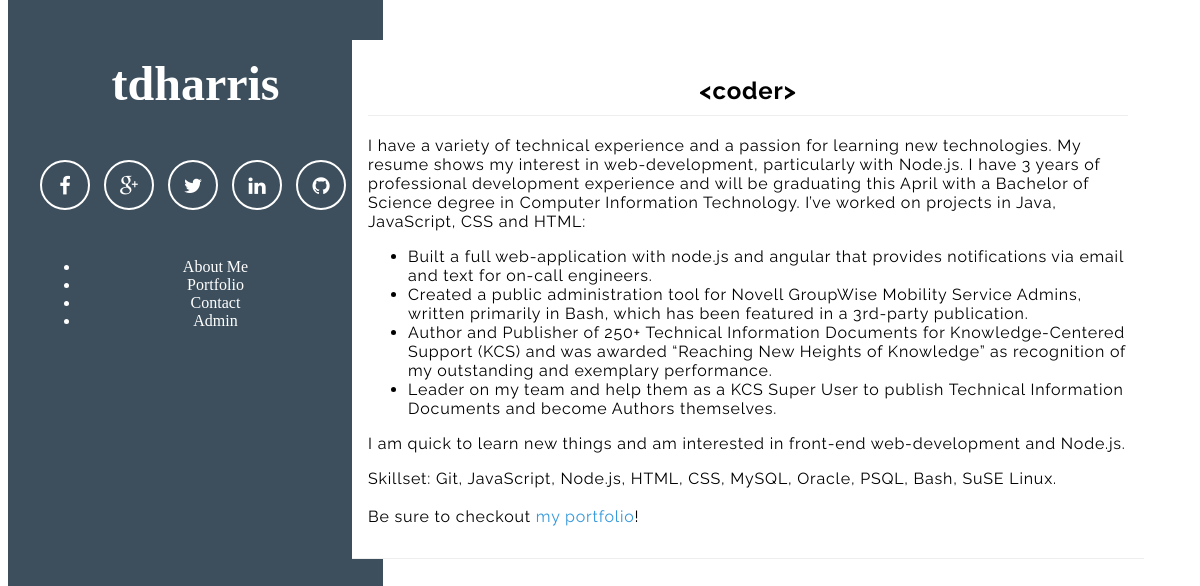
Screenshot of /?action=q&url=coder with the database file from the repository.
### tables this page shows
CREATE TABLE nav (
	navID		INT				NOT NULL	AUTO_INCREMENT,
	name      	VARCHAR(255)	NOT NULL,
	href		VARCHAR(255)				DEFAULT NULL,
	PRIMARY KEY (navID),
	UNIQUE INDEX name (name)
);

CREATE TABLE about (
	aboutID				INT				NOT NULL	AUTO_INCREMENT,
	resumeURL			VARCHAR(255)	NOT NULL,
	email				VARCHAR(255)	NOT NULL,
	phone				VARCHAR(255)	NOT NULL,
	coderBrief  		LONGTEXT		NOT NULL,
	musicianBrief  		LONGTEXT		NOT NULL,
	musicPic			VARCHAR(255)				DEFAULT NULL,
	skillset 			VARCHAR(255)	NOT NULL,
	facebookURL			VARCHAR(255)				DEFAULT NULL,
	twitterURL 			VARCHAR(255)				DEFAULT NULL,
	linkedinURL 		VARCHAR(255)				DEFAULT NULL,
	githubURL 			VARCHAR(255)				DEFAULT NULL,
	PRIMARY KEY (aboutID)
);

### lib/models/db.php (called while the page is built, shortened)
<?php
    class Database {
        private $host = "showcase.tdharris.net";
        private $user = "tdharris_admin";
        private $pass = "mylittlesecret";
        private $dbname = "tdharris_showcase";
        public $db;
        private function Connect() {
            $dsn = 'mysql:host=' . $this -> host . ';dbname=' . $this-> dbname . ';charset=utf8';
            $options = array(PDO::ATTR_PERSISTENT => true, PDO::ATTR_ERRMODE => PDO::ERRMODE_EXCEPTION, PDO::MYSQL_ATTR_INIT_COMMAND => "SET NAMES utf8");
            try {
                $this -> db = new PDO($dsn, $this -> user, $this -> pass, $options);
                $this -> isConnected = true;
            } catch (PDOException $e) {
                $error_message = $e->getMessage();
                http_response_code(500);
                header('Content-Type: application/json; charset=UTF-8');
                echo json_encode($error_message);
                exit;
            }
        }
        public function query($sql, $params = null, $fetchmode = PDO::FETCH_CLASS) {
             try {
                $this->stmt = $this->db->prepare($sql);
                $this->stmt->execute();
                $statement = strtolower(explode(" ", $sql)[0]);
                if ($statement === 'select' || $statement === 'show') {
                    return $this->stmt->fetchAll($fetchmode);
                }
                elseif ( $statement === 'insert' ||  $statement === 'update' || $statement === 'delete' ) {
                    return $this->stmt->rowCount();
                }
                else {
                    return NULL;
                }
            } catch(PDOException $e) {
                $error_message = $e->getMessage();
                http_response_code(500);
                header('Content-Type: application/json; charset=UTF-8');
                echo json_encode($error_message);
                exit;
            }
        }
        public function getNav() {
            return $this->query("SELECT * FROM nav;");
        }
        public function getAboutMe() {
            return $this->query("SELECT * FROM about LIMIT 1;")[0];
        }
    }
    $db = new Database;
?>

### index.php (called while the page is built, shortened)
<?php
    include 'lib/controllers/navbar.php';
    include 'lib/controllers/handleUrl.php';
  require('lib/models/db.php');
  $navbar = buildNav();
  $action = '';
  if (isset($_POST['action'])) {
    $action = $_POST['action'];
  } elseif (isset($_GET['action'])) {
    $action = $_GET['action'];
  }
  switch($action) {
    case 'q':
      if(isset($_GET['url'])) {
        $url = $_GET['url'];
        $content = handleURL($url);
      } elseif (isset($_GET['project'])) {
        $project = $_GET['project'];
        $content = getProject($project);
      }
      break;
  }
  include 'lib/views/view.php';
?>

### lib/controllers/handleUrl.php (the view, shortened to what this page needs)
<?php
		function handleURL($url) {
			global $db;
			$content = '<section class="title animated fadeIn">';
			$url_clean = preg_replace('/\s*/', '', strtolower($url));
			switch($url_clean) {
		        case 'coder':
		        	$content .= '<h1>&lt;coder&gt;</h1>';
		        	$about_me = $db->getAboutMe();
		            $content .= '<p>' . $about_me->coderBrief . '</p>';
		            $content .= '<p>Skillset: ' . $about_me->skillset . '</p>';
		        	break;
		      }
		      $content .= '</section>';
		      return $content;
		};
?>

### lib/controllers/navbar.php
<?php
	function buildNav() {
		global $db;
		$navItems = $db->getNav();
		if(is_array($navItems)) {
			$navigation = '<ul class="pure-menu-list">';
			foreach ($navItems as $item) {
				$navigation .= '<li class="pure-menu-item"><a href="?action=q&amp;url=' . $item->href . '" class="pure-menu-link">' . $item->name . '</a></li>';
			}
			$navigation .= '</ul>';
		} else {
			$navigation = 'Sorry, a critical error occurred.';
		}
		return $navigation;
	}
?>

### rows the page displays
nav: name "About Me"
nav: name "Portfolio"
nav: name "Contact"
nav: name "Admin"
about: coderBrief "I have a variety of technical experience and a passion for learning new technologies. My resume shows my interest in web-development, particularly with Node.js. I have 3 years of professional development experience and will be graduating this April with a Bachelor of Science degree in Computer Information Technology. I’ve worked on projects in Java, JavaScript, CSS and HTML: Built a full web-application with node.js and angular that provides notifications via email and text for on-call engineers. Created a public administration tool for Novell GroupWise Mobility Service Admins, written primarily in Bash, which has been featured in a 3rd-party publication. Author and Publisher of 250+…", skillset "Git, JavaScript, Node.js, HTML, CSS, MySQL, Oracle, PSQL, Bash, SuSE Linux. Be sure to checkout my portfolio !"
